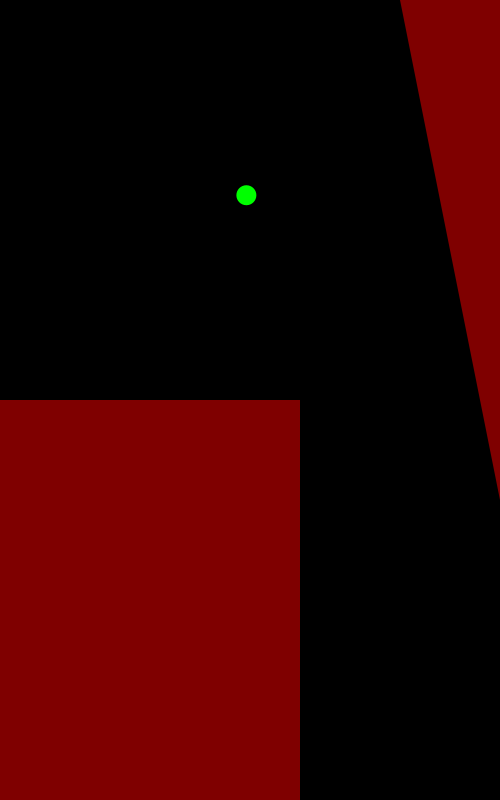
Frame 1 (no input)
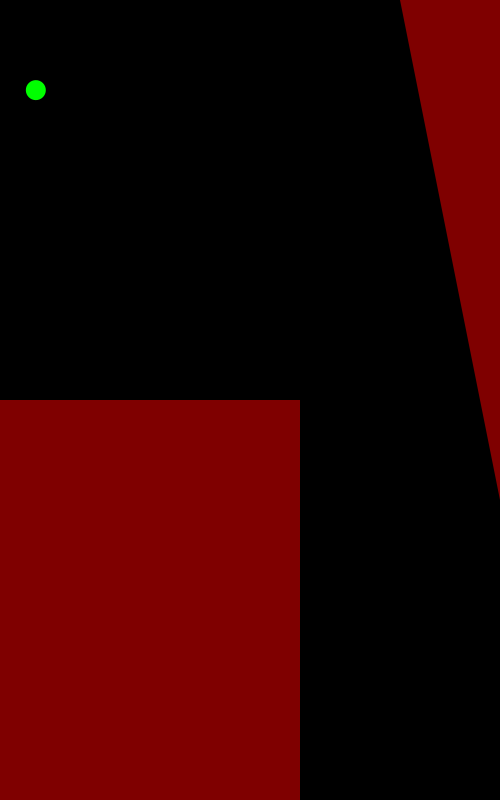
Frame 60 (the mouse pressed at the canvas centre just before this capture)
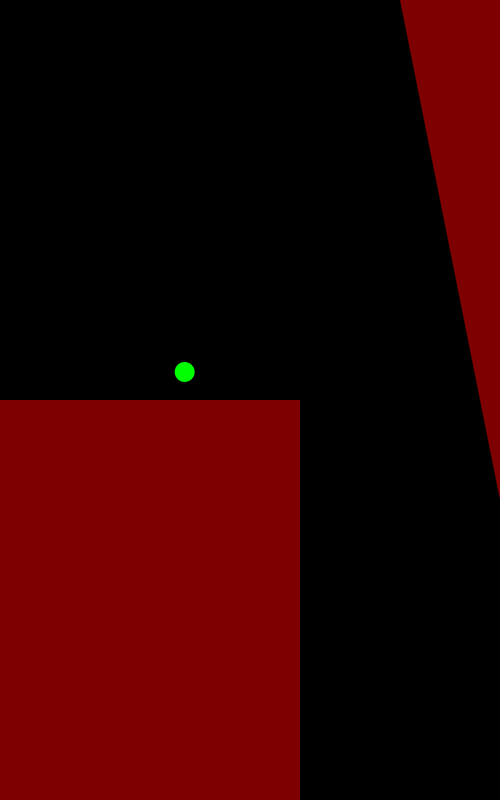
Frame 120 (the mouse held since frame 60 and released just before this capture)

The Processing sketch that drew these frames (run headless with seeded random() and noise(); from frame 60 on, the mouse is pressed at the canvas centre):

// Processing sketch: WOLTERsim
// ── WOLTERsim.pde
PVector pos, vel, n;

float xa = 300;
float ya = 400;
// yb = 5 xb - 2000

boolean wanderMode = false;

// velocity boundries
    //const float vmax = 0.06;
    //const float vmin = 0.003;

float vToPx = 100;
float maxvel = 0.06*vToPx;
float minvel = 0.003*vToPx;
float roff = 0;
float aoff = 1000;
float droff = 0.1;
float daoff = 0.03;

void setup() {
  frameRate(35);
  size(500, 800);
  noStroke();
  pos = new PVector(250, 200);
  vel = new PVector(maxvel, 0);
  vel.rotate(random(TWO_PI));
  
  n = new PVector(1, 0);
  float a = atan(5) + HALF_PI; // atan(slope) +/- 90 deg
  n.rotate(a);
}

void draw() {
  background(0);
  fill(127, 0, 0);
  rect(0, ya, xa, 400);
  triangle(400, 0, 500, 0, 500, 500);
  
  if(wanderMode) wander();
  move();
  show();
}

void show() {
  fill(0, 255, 0);
  ellipse(pos.x, pos.y, 20, 20);
}

void move() {
  PVector pvel = vel.copy();
  boolean bounced = false;
  // boundries
  if(pos.x < 0 || pos.x > width) {
    vel.set(-vel.x, vel.y);
    bounced = true;
  }
  if(pos.y < 0 || pos.y > height) {
    vel.set(vel.x, -vel.y);
    bounced = true;
  }
  
  // obstakel A
  if(pos.x < xa && pos.y > ya) {
    if( -(pos.x-xa) < (pos.y-ya)) {
      vel.set(-vel.x, vel.y);
    } else {
      vel.set(vel.x, -vel.y);
    }
    bounced = true;
  }
  
  // obstakel B
  if(pos.y < 5*pos.x - 2000) {
    float f = 2 * vel.dot(n);
    vel.sub(n.copy().mult(f));
    bounced = true;
  }
  
  if(bounced) {
    // step back to avoid edge cases
    pos.add(pvel.mult(-1));
  }
  
  pos.add(vel);
}

void wander() {
  roff += droff;
  aoff += daoff;
  float dr = (noise(roff) - noise(roff-droff))*maxvel;
  float da = (noise(aoff) - noise(aoff-daoff))*TWO_PI;
  vel.setMag(vel.mag() + dr);
  vel.rotate(da);
}

void mouseClicked() {
  pos.set(mouseX, mouseY);
}

void keyPressed() {
  wanderMode = !wanderMode;
  
  float r = noise(roff)*maxvel + minvel;
  float a = noise(aoff)*TWO_PI;
  
  vel.set(r,0).rotate(a);
}
